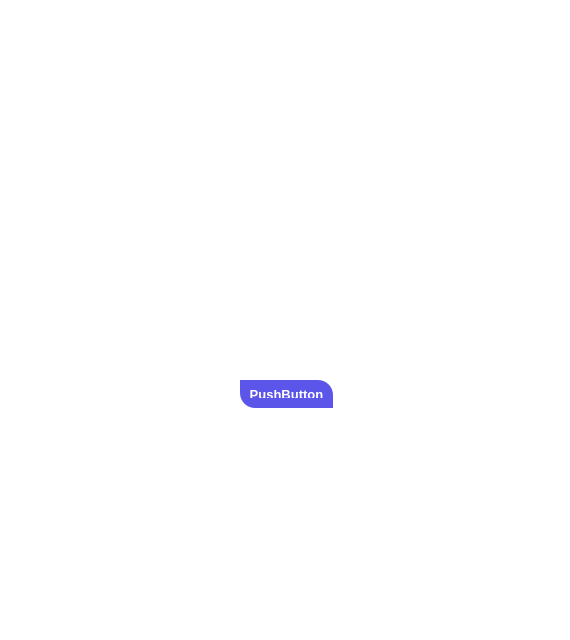
<?xml version="1.0" encoding="UTF-8"?>
<ui version="4.0">
 <class>Form</class>
 <widget class="QWidget" name="Form">
  <property name="geometry">
   <rect>
    <x>0</x>
    <y>0</y>
    <width>570</width>
    <height>640</height>
   </rect>
  </property>
  <property name="windowTitle">
   <string>Edit Profile</string>
  </property>
  <property name="styleSheet">
   <string notr="true">/*Copyright (c) DevSec Studio. All rights reserved.

MIT License

Permission is hereby granted, free of charge, to any person obtaining a copy
of this software and associated documentation files (the &quot;Software&quot;), to deal
in the Software without restriction, including without limitation the rights
to use, copy, modify, merge, publish, distribute, sublicense, and/or sell
copies of the Software, and to permit persons to whom the Software is
furnished to do so, subject to the following conditions:

The above copyright notice and this permission notice shall be included in all
copies or substantial portions of the Software.

THE SOFTWARE IS PROVIDED *AS IS*, WITHOUT WARRANTY OF ANY KIND, EXPRESS OR
IMPLIED, INCLUDING BUT NOT LIMITED TO THE WARRANTIES OF MERCHANTABILITY,
FITNESS FOR A PARTICULAR PURPOSE AND NONINFRINGEMENT. IN NO EVENT SHALL THE
AUTHORS OR COPYRIGHT HOLDERS BE LIABLE FOR ANY CLAIM, DAMAGES OR OTHER
LIABILITY, WHETHER IN AN ACTION OF CONTRACT, TORT OR OTHERWISE, ARISING FROM,
OUT OF OR IN CONNECTION WITH THE SOFTWARE OR THE USE OR OTHER DEALINGS IN THE SOFTWARE.
*/

/*-----QWidget-----*/
QWidget
{
	background-color: #fff;
	color: red;

}


/*-----QLabel-----*/
QLabel
{
	background-color: transparent;
	color: #454544;
	font-weight: 500;
	font-size: 16px;
	font-family: poppins;

}


/*-----QPushButton-----*/
QPushButton
{
	background-color: #5c55e9;
	color: #fff;
	font-size: 13px;
	font-weight: bold;
	border-top-right-radius: 15px;
	border-top-left-radius: 0px;
	border-bottom-right-radius: 0px;
	border-bottom-left-radius: 15px;
	padding: 10px;

}


QPushButton::disabled
{
	background-color: #5c5c5c;

}


QPushButton::hover
{
	background-color: #5564f2;

}


QPushButton::pressed
{
	background-color: #3d4ef2;

}


/*-----QCheckBox-----*/
QCheckBox
{
	background-color: transparent;
	color: #5c55e9;
	font-size: 10px;
	font-weight: bold;
	border: none;
	border-radius: 5px;

}


/*-----QCheckBox-----*/
QCheckBox::indicator
{
    background-color: #323232;
    border: 1px solid darkgray;
    width: 12px;
    height: 12px;

}


QCheckBox::indicator:checked
{
    image:url(&quot;./ressources/check.png&quot;);
	background-color: #5c55e9;
    border: 1px solid #5c55e9;

}


QCheckBox::indicator:unchecked:hover
{
    border: 1px solid #5c55e9;

}


QCheckBox::disabled
{
	color: #656565;

}


QCheckBox::indicator:disabled
{
	background-color: #656565;
	color: #656565;
    border: 1px solid #656565;

}


/*-----QLineEdit-----*/
QLineEdit
{
	background-color: #c2c7d5;
	color: #2a547f;
	border: none;
	padding: 5px;

}


/*-----QListView-----*/
QListView
{
	background-color: #5c55e9;
	color: #fff;
	font-size: 14px;
	font-weight: bold;
	show-decoration-selected: 0;
	border-radius: 4px;
	padding-left: -15px;
	padding-right: -15px;
	padding-top: 5px;

} 


QListView:disabled 
{
	background-color: #5c5c5c;

}


QListView::item
{
	background-color: #454e5e;
	border: none;
	padding: 10px;
	border-radius: 0px;
	padding-left : 10px;
	height: 32px;

}


QListView::item:selected
{
	color: #000;
	background-color: #fff;

}


QListView::item:!selected
{
	color:white;
	background-color: transparent;
	border: none;
	padding-left : 10px;

}


QListView::item:!selected:hover
{
	color: #fff;
	background-color: #5564f2;
	border: none;
	padding-left : 10px;

}


/*-----QTreeView-----*/
QTreeView 
{
	background-color: #fff;
	show-decoration-selected: 0;
	color: #454544;

}


QTreeView:disabled
{
	background-color: #242526;
	show-decoration-selected: 0;

}


QTreeView::item 
{
	border-top-color: transparent;
	border-bottom-color: transparent;

}


QTreeView::item:hover 
{
	background-color: #bcbdbb;
	color: #000;

}


QTreeView::item:selected 
{
	background-color: #5c55e9;
	color: #fff;

}


QTreeView::item:selected:active
{
	background-color: #5c55e9;
	color: #fff;

}


QTreeView::item:selected:disabled
{
	background-color: #525251;
	color: #656565;

}


QTreeView::branch:has-children:!has-siblings:closed,
QTreeView::branch:closed:has-children:has-siblings 
{
	image: url(://tree-closed.png);

}

QTreeView::branch:open:has-children:!has-siblings,
QTreeView::branch:open:has-children:has-siblings  
{
	image: url(://tree-open.png);

}


/*-----QTableView &amp; QTableWidget-----*/
QTableView
{
    background-color: #fff;
	border: 1px solid gray;
    color: #454544;
    gridline-color: gray;
    outline : 0;

}


QTableView::disabled
{
    background-color: #242526;
    border: 1px solid #32414B;
    color: #656565;
    gridline-color: #656565;
    outline : 0;

}


QTableView::item:hover 
{
    background-color: #bcbdbb;
    color: #000;

}


QTableView::item:selected 
{
	background-color: #5c55e9;
    color: #fff;

}


QTableView::item:selected:disabled
{
    background-color: #1a1b1c;
    border: 2px solid #525251;
    color: #656565;

}


QTableCornerButton::section
{
	background-color: #ced5e3;
	border: none;
    color: #fff;

}


QHeaderView::section
{
	color: #2a547f;
	border: 0px;
	background-color: #ced5e3;
	padding: 5px;

}


QHeaderView::section:disabled
{
    background-color: #525251;
    color: #656565;

}


QHeaderView::section:checked
{
    color: #fff;
    background-color: #5c55e9;

}


QHeaderView::section:checked:disabled
{
    color: #656565;
    background-color: #525251;

}


QHeaderView::section::vertical::first,
QHeaderView::section::vertical::only-one
{
    border-top: 1px solid #353635;

}


QHeaderView::section::vertical
{
    border-top: 1px solid #353635;

}


QHeaderView::section::horizontal::first,
QHeaderView::section::horizontal::only-one
{
    border-left: 1px solid #353635;

}


QHeaderView::section::horizontal
{
    border-left: 1px solid #353635;

}


/*-----QScrollBar-----*/
QScrollBar:horizontal 
{
    background-color: transparent;
    height: 8px;
    margin: 0px;
    padding: 0px;

}


QScrollBar::handle:horizontal 
{
    border: none;
	min-width: 100px;
    background-color: #7e92b7;

}


QScrollBar::add-line:horizontal, 
QScrollBar::sub-line:horizontal,
QScrollBar::add-page:horizontal, 
QScrollBar::sub-page:horizontal 
{
    width: 0px;
    background-color: #d8dce6;

}


QScrollBar:vertical 
{
    background-color: transparent;
    width: 8px;
    margin: 0;

}


QScrollBar::handle:vertical 
{
    border: none;
	min-height: 100px;
    background-color: #7e92b7;

}


QScrollBar::add-line:vertical, 
QScrollBar::sub-line:vertical,
QScrollBar::add-page:vertical, 
QScrollBar::sub-page:vertical 
{
    height: 0px;
    background-color: #d8dce6;

}
</string>
  </property>
  <widget class="QPushButton" name="pushButton">
   <property name="geometry">
    <rect>
     <x>240</x>
     <y>380</y>
     <width>93</width>
     <height>28</height>
    </rect>
   </property>
   <property name="text">
    <string>PushButton</string>
   </property>
  </widget>
 </widget>
 <resources/>
 <connections/>
</ui>
